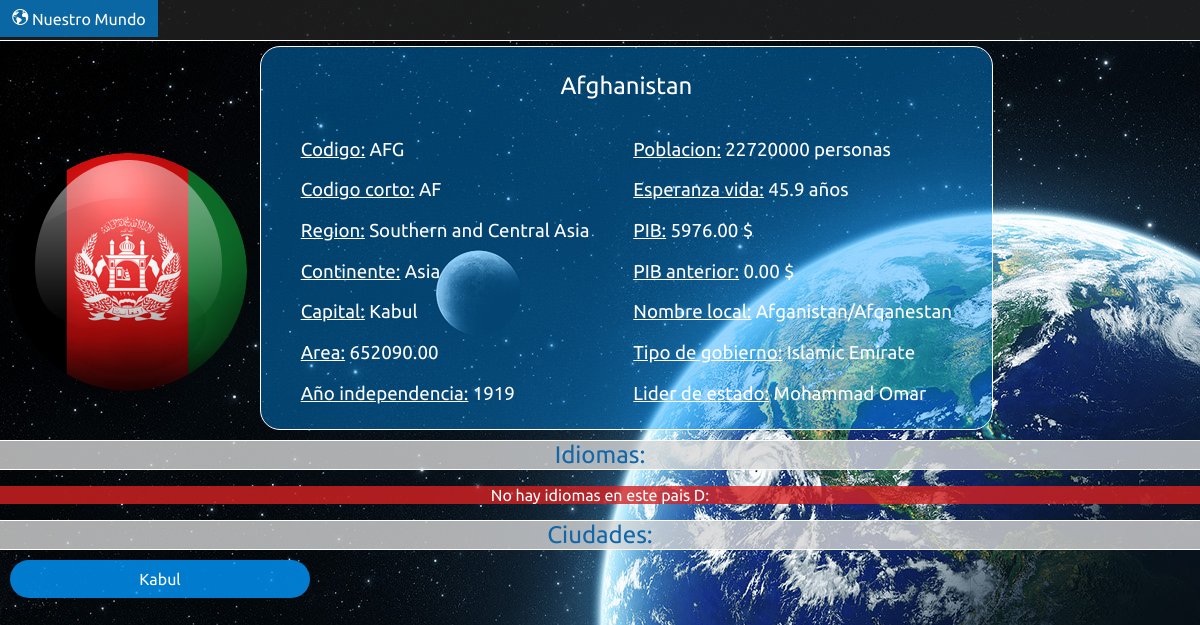
Page /nuestromundo/AFG/ on the committed database.
### NuestroMundo/models.py (models this page shows, shortened)
class Pais(models.Model):
    codigo = models.CharField(max_length=3)
    nombre = models.CharField(max_length=60)
    continente = models.CharField(max_length=60)
    region = models.CharField(max_length=40)
    area = models.DecimalField(max_digits=22, decimal_places=2)
    independencia = models.IntegerField(default=1948)
    poblacion = models.IntegerField(default=1000000)
    esperanza_vida = models.DecimalField(max_digits=3, decimal_places=1)
    PIB = models.DecimalField(max_digits=18, decimal_places=2)
    PIB_anterior = models.DecimalField(max_digits=18, decimal_places=2)
    nombre_local = models.CharField(max_length=60)
    tipo_gobierno = models.CharField(max_length=80)
    lider_estado = models.CharField(max_length=60)
    capital = models.IntegerField()
    codigo_corto = models.CharField(max_length=2)

class Ciudad(models.Model):
    nombre = models.CharField(max_length=60)
    codigo_pais = models.CharField(max_length=3)
    distrito = models.CharField(max_length=60)
    poblacion = models.IntegerField(default=10000)
    def __str__(self):
        return self.nombre

### NuestroMundo/views.py (the view)
# urls.py: url(r'^(?P<nombre_pais>[A-Z|a-z]+)/$', views.pais, name='paises'),
def pais(request, nombre_pais):
    pais = Pais.objects.get(codigo=nombre_pais)
    ciudades = Ciudad.objects.filter(codigo_pais=nombre_pais)
    capital = Ciudad.objects.get(pk=pais.capital)
    idiomas_pais = Idioma_Pais.objects.filter(codigo_pais=pais.codigo)
    context = {'pais' : pais, 'ciudades' : ciudades, 'capital' : capital, 'idiomas_pais' : idiomas_pais}
    return render(request, 'nuestromundo/pais.html', context)

### NuestroMundo/templates/NuestroMundo/pais.html (shortened to what this page needs)
{% load staticfiles %}
<head>
    <link rel="stylesheet" type="text/css" href="{% static 'NuestroMundo/style/estilo.css' %}" />
    <link rel="stylesheet" type="text/css" href="{% static 'NuestroMundo/style/mundo.css' %}" />
    <link rel="stylesheet" type="text/css" href="{% static 'NuestroMundo/style/pais.css' %}" />
</head>
<div class="barra-controles">
    <a href="{% url 'NuestroMundo:index' %}">
        <div class="control">
            <p class="icono-control"></p>
            <p class="titulo-control">Nuestro Mundo</p>
        </div>
    </a>
</div>
<img src= "{% static "NuestroMundo/images/banderas/" %}{{ pais.codigo_corto }}.png" />
<div class="informacion">
    <h2>{{ pais.nombre }}</h2>
    <div class="columna">
        <h3><u>Codigo:</u> {{ pais.codigo }}</h3>
        <h3><u>Codigo corto:</u> {{ pais.codigo_corto }}</h3>
        <h3><u>Region:</u> {{ pais.region }}</h3>
        <h3><u>Continente:</u> {{ pais.continente }}</h3>
        <h3><u>Capital:</u> {{ capital }}</h3>
        <h3><u>Area:</u> {{ pais.area }}</h3>
        <h3><u>Año independencia:</u> {{ pais.independencia }}</h3>
    </div>
    <div class="columna">
        <h3><u>Poblacion:</u> {{ pais.poblacion }} personas</h3>
        <h3><u>Esperanza vida:</u> {{ pais.esperanza_vida }} años</h3>
        <h3><u>PIB:</u> {{ pais.PIB }} $</h3>
        <h3><u>PIB anterior:</u> {{ pais.PIB_anterior }} $</h3>
        <h3><u>Nombre local:</u> {{ pais.nombre_local }}</h3>
        <h3><u>Tipo de gobierno:</u> {{ pais.tipo_gobierno }}</h3>
        <h3><u>Lider de estado:</u> {{ pais.lider_estado }}</h3>
    </div>
</div>
<p class="titulo-seccion">Idiomas:</p>
{% if idiomas_pais %}
    {% for idioma in idiomas_pais %}
        <a href="{% url 'NuestroMundo:idiomas' idioma.idioma %}" class="idioma">{{ idioma.idioma }} - {{ idioma.porcentaje }}%</a>
    {% endfor %}
{% else %}
	<p class="error">No hay idiomas en este pais D:</p>
{% endif %}
<p class="titulo-seccion">Ciudades:</p>
{% if ciudades %}
    {% for ciudad in ciudades %}
        <a href="{% url 'NuestroMundo:ciudades' ciudad.id %}" class="ciudad">{{ ciudad.nombre }}</a>
    {% endfor %}
{% else %}
	<p class="error">No hay ciudades en este pais D:</p>
{% endif %}

### NuestroMundo/static/NuestroMundo/style/estilo.css (style rules this page uses)
h1, h2, h3, h4, h5, h6 { font-weight: normal; }
a { color: #fff; text-decoration: none; }
.error { background: rgb(217, 34, 34); background: rgba(217, 34, 34, 0.8); text-align: center; }
.barra-controles { background: rgb(34, 34, 34); background: rgba(34, 34, 34, 0.8); border-bottom: 1px solid #fff; height: 40px; margin: 0; width: 100%; }
.control { background: rgb(0, 153, 255); background: rgba(0, 153, 255, 0.6); cursor: pointer; display: inline-block; margin: 0; padding: 9px; text-align: center; width: 140px; }
.icono-control, .titulo-control { color: #fff; display: inline-block; margin: 0; }
.icono-control { font-family: "mdl2"; }

### NuestroMundo/static/NuestroMundo/style/mundo.css (style rules this page uses)
.informacion { background: rgb(0, 153, 255); background: rgba(0, 153, 255, 0.4); border: 1px solid #fff; border-radius: 20px; display: inline-block; margin-top: 5px; padding: 5px 20px; }
h2 { text-align: center; }
.informacion .columna { display: inline-block; margin: 0 20px; }
.titulo-seccion { background: rgb(216, 216, 216); background: rgba(216, 216, 216, 0.8); border: 1px solid #fff; border-left: 0; border-right: 0; color: #1367a8; font-size: 24px; margin: 10px 0; text-align: center; }

### NuestroMundo/static/NuestroMundo/style/pais.css (style rules this page uses)
.ciudad, .idioma { background: rgb(19, 103, 168); background: rgba(19, 103, 168, 0.8); border-radius: 20px; display: inline-block; margin-bottom: 10px; margin-left: 10px; padding: 10px 0; text-align: center; width: 300px; }
.ciudad:nth-child(odd), .idioma:nth-child(odd) { background: rgb(0, 153, 255); background: rgba(0, 153, 255, 0.8); }

### rows in the picture
Pais: nombre "Afghanistan", codigo "AFG", codigo_corto "AF", region "Southern and Central Asia", continente "Asia", area "652090.00", independencia "1919", poblacion "22720000", esperanza_vida "45.9", PIB "5976.00", PIB_anterior "0.00", nombre_local "Afganistan/Afqanestan", tipo_gobierno "Islamic Emirate", lider_estado "Mohammad Omar"
Ciudad: nombre "Kabul"
